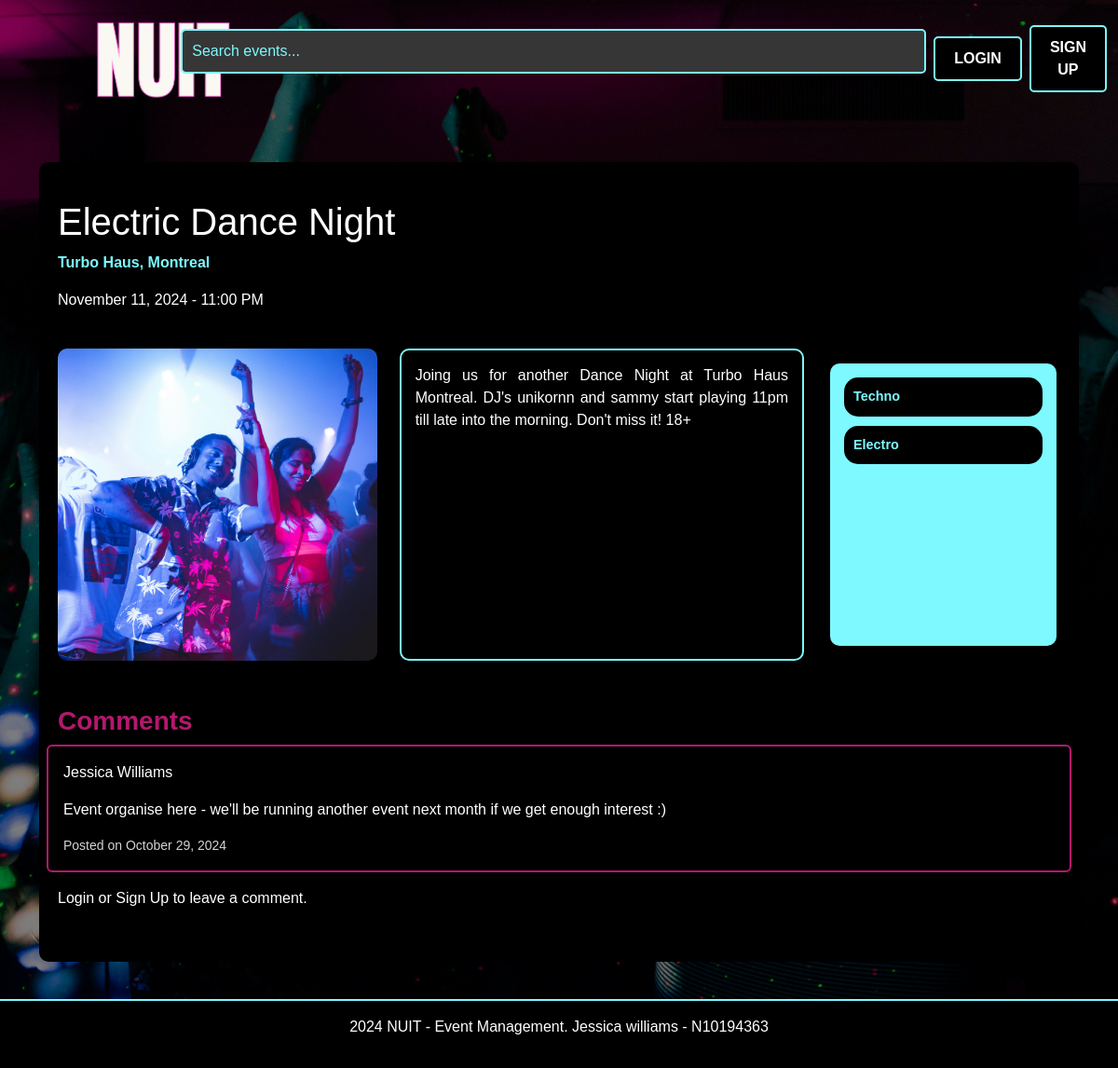
/event-details/1, run on the app's committed database.
### NUIT/models.py (models this page shows, shortened)
class Event(db.Model):
    id = db.Column(db.Integer, primary_key=True)
    name = db.Column(db.String(100), nullable=False)
    location = db.Column(db.String(100), nullable=False)
    date = db.Column(db.DateTime, nullable=False)
    description = db.Column(db.Text, nullable=True)
    available_tickets = db.Column(db.Integer, nullable=False)
    categories = db.Column(db.String(200), nullable=False)
    status = db.Column(db.String(200), default="Tickets available", nullable=False)
    image = db.Column(db.String(100), nullable=True)
    creator_id = db.Column(db.Integer, db.ForeignKey('user.id'), nullable=False)
    comments = db.relationship('Comment', backref='event', lazy=True)
    bookings = db.relationship('Booking', backref='event', lazy=True)

class Comment(db.Model):
    id = db.Column(db.Integer, primary_key=True)
    text = db.Column(db.String(500), nullable=False)
    created_at = db.Column(db.DateTime, default=datetime.now(timezone.utc))
    user_id = db.Column(db.Integer, db.ForeignKey('user.id'), nullable=False)
    event_id = db.Column(db.Integer, db.ForeignKey('event.id'), nullable=False)

class User(db.Model, UserMixin):
    id = db.Column(db.Integer, primary_key=True)
    first_name = db.Column(db.String(100), nullable=False)
    last_name = db.Column(db.String(100), nullable=False)
    email = db.Column(db.String(100), unique=True, nullable=False)
    password_hash = db.Column(db.String(128), nullable=False)
    comments = db.relationship('Comment', backref='user', lazy=True)
    bookings = db.relationship('Booking', backref='user', lazy=True)
    created_events = db.relationship('Event', backref='creator', lazy=True)

### NUIT/views.py (the view)
@main_bp.route('/event-details/<int:event_id>', methods=['GET', 'POST'])
def event_details(event_id):
    event = Event.query.get_or_404(event_id)
    comments = Comment.query.filter_by(event_id=event_id).all()
    comment_form = CommentForm()
    booking_form = BookingForm()
    return render_template('event_details.html', event=event, comments=comments, comment_form=comment_form, booking_form=booking_form)

### NUIT/forms.py (shortened to what this page needs)
class CommentForm(FlaskForm):
    text = TextAreaField("Comment", validators=[InputRequired(), Length(max=500)])
    submit = SubmitField("Post")

class BookingForm(FlaskForm):
    quantity = IntegerField("Ticket Quantity", validators=[InputRequired(), NumberRange(min=1)])
    user_id = HiddenField("UserID", validators=[InputRequired()])
    event_id = HiddenField("EventID", validators=[InputRequired()])
    submit = SubmitField("Book Now")

### NUIT/templates/event_details.html (shortened to what this page needs)
{% extends "base.html" %} {% from "bootstrap5/form.html" import render_form %}
{% block content %}
<div class="container mt-5">
  <div class="section-background">
    <div class="row d-flex justify-content-between align-items-center">
      <div class="col-md-6">
        <h1>{{ event.name }}</h1>
        <p class="location">{{ event.location }}</p>
        <p>{{ event.date.strftime('%B %d, %Y - %I:%M %p') }}</p>
      </div>
    </div>
    <div class="row d-flex align-items-stretch mt-4">
      <div class="col-md-4 d-flex justify-content-center align-items-stretch">
        <img
        src="{{ url_for('static', filename=event.image.replace('nuit/static/', '')) }}"
        alt="Event Image"
        class="img-fluid"
        style="max-width: 100%; border-radius: 10px"
      />
      </div>
      <div class="col-md-5 d-flex flex-column">
        <div
          class="description d-flex flex-column justify-content-between"
          style="
            background-color: black;
            color: white;
            border: 2px solid #7df9ff;
            padding: 15px;
            border-radius: 10px;
            height: 100%;
          "
        >
          <p style="text-align: justify">{{ event.description }}</p>
        </div>
      </div>
      <div
        class="col-md-3 d-flex flex-column justify-content-start p-3 align-items-stretch"
      >
        <div class="music-tags d-flex flex-column justify-content-start">
          {% for category in event.categories.split(',') %}
          <span class="pill-tag">{{ category }}</span>
          {% endfor %}
        </div>
      </div>
    </div>
    <div class="row mt-5">
      <h3>Comments</h3>
      {% for comment in comments %}
          <div class="card p-3 mb-3 comment-card">
            <p class="username">{{ comment.user.first_name }} {{ comment.user.last_name }}</p>
              <p>{{ comment.text }}</p>
              <small>Posted on {{ comment.created_at.strftime('%B %d, %Y') }}</small>
          </div>
      {% endfor %}
        </div>
        {% if current_user.is_authenticated %}
        <h4>Leave a Comment</h4>
        <form
          method="POST"
          action="{{ url_for('event_bp.post_comment', event_id=event.id) }}"
        >
          {{ comment_form.hidden_tag() }}
          <div class="mb-3">
            {{ comment_form.text.label(class="form-label") }} {{
              comment_form.text(class="form-control", rows="3") }}
          </div>
          {{ comment_form.submit(class="btn btn-primary") }}
        </form>
        {% else %}
        <p>Login or Sign Up to leave a comment.</p>
          {% endif %}
      </div>
    </div>
  </div>
{% endblock %}

### NUIT/static/css/styles.css (style rules this page uses)
body, h1, h2, h3, h4, h5, h6, p, a, button, input, footer, .search-bar { font-family: Verdana, Geneva, sans-serif; }
h3,h4 { color: rgb(179, 24, 109); font-weight: bold; }
html, body { height: 100%; margin: 0; }
body { display: flex; flex-direction: column; justify-content: space-between; }
.location { color: #7DF9FF; font-weight: bold; }
body { background-image: url('../img/background.jpg'); background-size: cover; background-position: center; background-repeat: no-repeat; background-attachment: fixed; color: white; position: relative; z-index: 0; }
body::before { content: ""; position: fixed; top: 0; left: 0; width: 100%; height: 100%; background-color: rgba(0, 0, 0, 0.5); z-index: -1; }
.section-background { background-color: black; padding: 40px 20px; margin-bottom: 40px; border-radius: 10px; }
.description { word-wrap: break-word; }
.music-tags { background-color: #7DF9FF; border-radius: 10px; padding: 15px; width: 100%; box-sizing: border-box; height: 100%; }
.pill-tag { background-color: black; color: #7DF9FF; border-radius: 15px; padding: 10px; font-size: 0.9rem; font-weight: bold; margin-bottom: 10px; }
.comment-card { background-color: black; border: 2px solid rgb(179, 24, 109); color: white; }
.comment-card small { color: lightgray; }

### data on the page
Event: name "Electric Dance Night", location "Turbo Haus, Montreal", date "November 11, 2024 - 11:00 PM", image (picture), description "Joing us for another Dance Night at Turbo Haus Montreal. DJ's unikornn and sammy start playing 11pm till late into the morning. Don't miss it! 18+"
Comment: user.first_name "Jessica", user.last_name "Williams", text "Event organise here - we'll be running another event next month if we get enough interest :)", created_at "October 29, 2024"

### other printed values
{{ category }} "Techno" "Electro"
